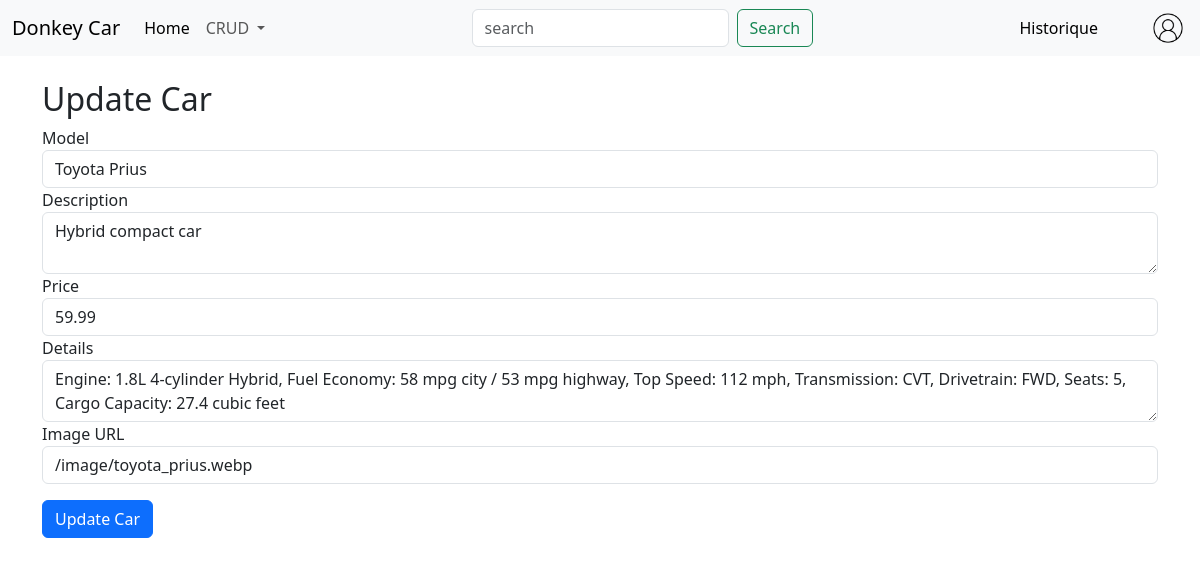
Screenshot of /voiture/updatecars.php?id=2 with the database file from the repository.
### tables this page shows
CREATE TABLE `voiture` (
  `Id` int NOT NULL AUTO_INCREMENT,
  `model` varchar(255) DEFAULT NULL,
  `description` text,
  `Prix` decimal(10,2) DEFAULT NULL,
  `details` text,
  `image` varchar(255) DEFAULT NULL,
  PRIMARY KEY (`Id`)
);

### voiture/updatecars.php (the view, shortened to what this page needs)
<?php
include("../header.php");
if (isset($_GET['id'])) {
    $car_id = $_GET['id'];
    $query = "SELECT * FROM voiture WHERE id = :car_id";
    $stmt = $pdo->prepare($query);
    $stmt->bindParam(':car_id', $car_id, PDO::PARAM_INT);
    $stmt->execute();
    $car = $stmt->fetch();
} else {
    echo "No car ID specified.";
}
?>
<div class="container mt-4">
    <h2>Update Car</h2>
    <?php if ($car): ?>
        <form method="post">
            <div class="form-group">
                <label for="model">Model</label>
                <input type="text" class="form-control" id="model" name="model" value="<?= htmlspecialchars($car['model']); ?>" required>
            </div>
            <div class="form-group">
                <label for="description">Description</label>
                <textarea class="form-control" id="description" name="description" required><?= htmlspecialchars($car['description']); ?></textarea>
            </div>
            <div class="form-group">
                <label for="prix">Price</label>
                <input type="number" class="form-control" id="prix" name="prix" value="<?= htmlspecialchars($car['Prix']); ?>" required>
            </div>
            <div class="form-group">
                <label for="details">Details</label>
                <textarea class="form-control" id="details" name="details" required><?= htmlspecialchars($car['details']); ?></textarea>
            </div>
            <div class="form-group">
                <label for="image">Image URL</label>
                <input type="text" class="form-control" id="image" name="image" value="<?= htmlspecialchars($car['image']); ?>" required>
            </div>
            <button type="submit" class="btn btn-primary mt-3">Update Car</button>
        </form>
    <?php else: ?>
        <p>No car found.</p>
    <?php endif; ?>
</div>
</body>
</html>

### rows the page displays
voiture: model "Toyota Prius", description "Hybrid compact car", prix "59.99", details "Engine: 1.8L 4-cylinder Hybrid, Fuel Economy: 58 mpg city / 53 mpg highway, Top Speed: 112 mph, Transmission: CVT, Drivetrain: FWD, Seats: 5, Cargo Capacity: 27.4 cubic feet", image "/image/toyota_prius.webp"
